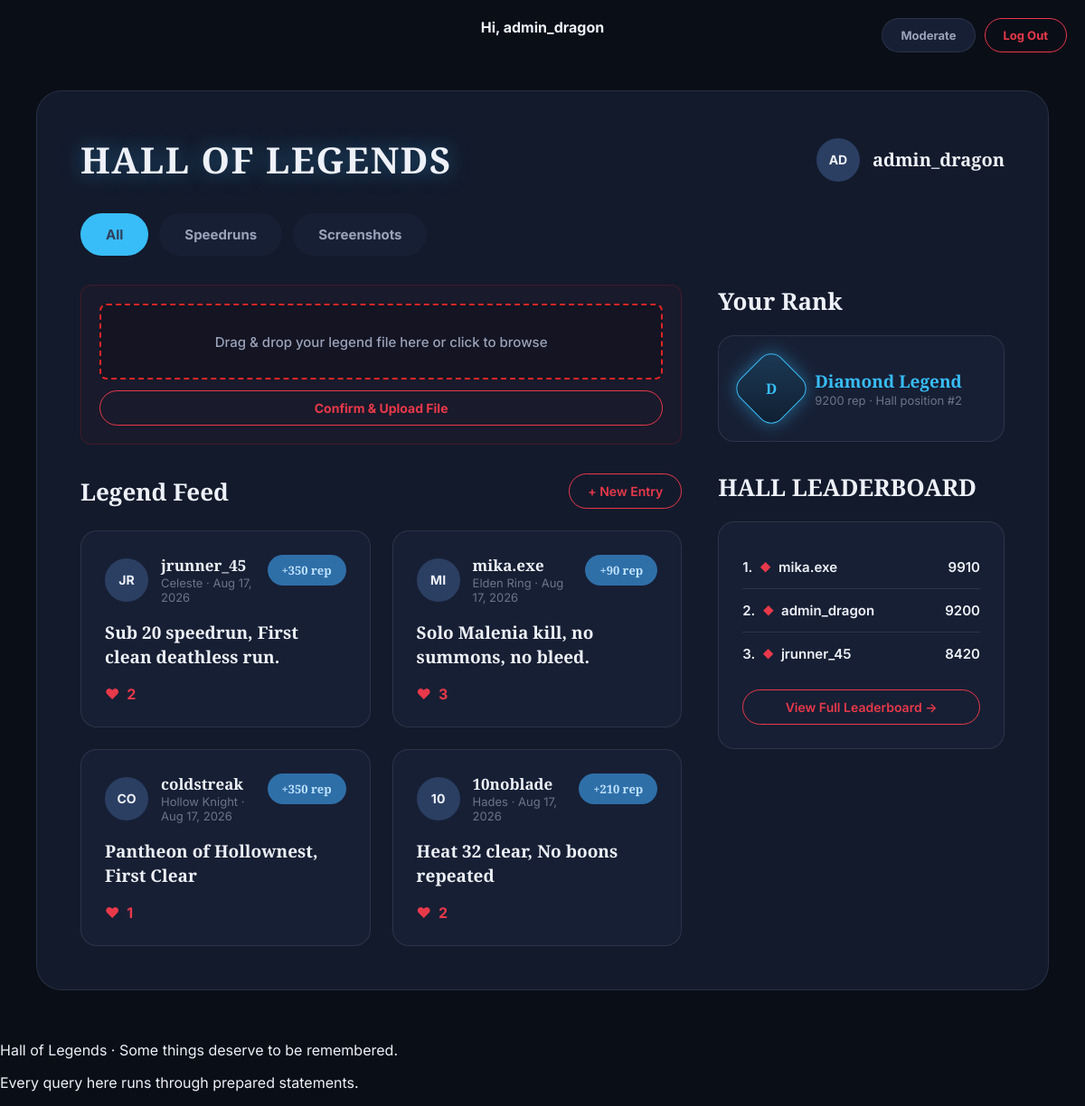
/index.php (signed in), run on the app's committed database.
### tables this page shows
CREATE TABLE users (
    user_id     INT AUTO_INCREMENT PRIMARY KEY,
    username    VARCHAR(50) NOT NULL UNIQUE,
    email       VARCHAR(100) NOT NULL UNIQUE,
    password    VARCHAR(255) NOT NULL,
    role        ENUM('user','admin') NOT NULL DEFAULT 'user',
    rep         INT NOT NULL DEFAULT 0,
    created_at  DATETIME DEFAULT CURRENT_TIMESTAMP
);

### includes/functions.php (called while the page is built, shortened)
<?php
function calculate_rank($rep) {
    if ($rep >= 8000) return 'Diamond Legend';
    return 'Bronze Legend';
}
function avatar_initials($username) {
    return strtoupper(substr($username, 0, 2));
}

### index.php (the view, shortened to what this page needs)
<?php
require __DIR__.'/config/db.php';
require __DIR__.'/includes/functions.php';
$filter = $_GET['filter'] ?? 'All';
$sql = 'SELECT * FROM entry_feed_view';
$sql .= ' ORDER BY created_at DESC LIMIT 50';
$entries = $conn->query($sql);
$stmt = $conn->prepare('SELECT username, rep, position FROM leaderboard_view WHERE user_id = ?');
$stmt->bind_param('i', $_SESSION['user_id']);
$stmt->execute();
$me = $stmt->get_result()->fetch_assoc();
$topThree = $conn->query('SELECT username, rep, position FROM leaderboard_view ORDER BY position ASC LIMIT 3');
require __DIR__.'/includes/header.php';
?>
<div class="hol-screen">
  <div class="hol-panel">
    <div class="hol-flex-between" style="margin-bottom:8px;">
      <h1 class="hol-glow-heading" style="font-size:40px;">HALL OF LEGENDS</h1>
      <div class="hol-entry-author">
        <div class="hol-avatar"><?php echo htmlspecialchars(avatar_initials($_SESSION['username'])); ?></div>
        <div class="hol-author-meta"><div class="name" style="font-size:20px;"><?php echo htmlspecialchars($_SESSION['username']); ?></div></div>
      </div>
    </div>
    <div class="hol-pill-tabs">
      <?php foreach (['All','Speedruns','Screenshots'] as $f): ?>
        <a href="index.php?filter=<?php echo urlencode($f); ?>" class="hol-pill-tab<?php echo $filter === $f ? ' is-active' : ''; ?>"><?php echo $f; ?></a>
      <?php endforeach; ?>
    </div>
    <div style="display:grid;grid-template-columns:2.1fr 1fr;gap:40px;">
      <div>
        <div style="background: rgba(220, 38, 38, 0.03); border: 1px solid rgba(220, 38, 38, 0.2); border-radius: 12px; padding: 20px; margin-bottom: 32px;">
          <form action="post.php" method="POST" enctype="multipart/form-data" data-confirm="Are you sure you want to upload this file to the Hall of Legends?">
            <div id="dropzone" style="border: 2px dashed #dc2626; border-radius: 8px; padding: 30px; text-align: center; cursor: pointer; background: rgba(0,0,0,0.2); transition: all 0.2s ease;">
              <span id="dropzone-label" style="color: var(--text-secondary); font-size: 15px; font-weight: 500;">
                Drag & drop your legend file here or click to browse
              </span>
            </div>
            <button type="submit" class="hol-btn-outline-red hol-btn" style="width: 100%; justify-content: center; margin-top: 12px; display: flex; font-weight: bold;">
              Confirm & Upload File
            </button>
          </form>
        </div>
        <div class="hol-flex-between" style="margin-bottom:24px;">
          <h2 class="hol-section-title">Legend Feed</h2>
          <a href="post.php" class="hol-btn-outline-red hol-btn">+ New Entry</a>
        </div>
        <div style="display:grid;grid-template-columns:1fr 1fr;gap:24px;">
          <?php while ($row = $entries->fetch_assoc()): ?>
            <a href="entry.php?id=<?php echo (int)$row['entry_id']; ?>" class="hol-entry-card">
              <div class="hol-entry-head">
                <div class="hol-entry-author">
                  <div class="hol-avatar"><?php echo htmlspecialchars(avatar_initials($row['username'])); ?></div>
                  <div class="hol-author-meta">
                    <div class="name"><?php echo htmlspecialchars($row['username']); ?></div>
                    <div class="sub"><?php echo htmlspecialchars($row['game']); ?> · <?php echo date('M j, Y', strtotime($row['created_at'])); ?></div>
                  </div>
                </div>
                <span class="hol-rep-badge">+<?php echo (int)$row['rep_awarded']; ?> rep</span>
              </div>
              <p class="hol-entry-title"><?php echo htmlspecialchars($row['title']); ?></p>
              <div class="hol-like-row">♥ <span><?php echo (int)$row['like_count']; ?></span></div>
            </a>
          <?php endwhile; ?>
        </div>
      </div>
      <div>
        <h2 class="hol-section-title" style="margin-bottom:20px;">Your Rank</h2>
        <div class="hol-rank-card" style="margin-bottom:32px;">
          <div class="hol-rank-head">
            <div class="hol-rank-badge"><span><?php echo htmlspecialchars(substr(calculate_rank($me['rep']),0,1)); ?></span></div>
            <div>
              <div class="title"><?php echo htmlspecialchars(calculate_rank($me['rep'])); ?></div>
              <div class="meta"><?php echo (int)$me['rep']; ?> rep · Hall position #<?php echo (int)$me['position']; ?></div>
            </div>
          </div>
        </div>
        <h2 class="hol-section-title" style="margin-bottom:20px;">HALL LEADERBOARD</h2>
        <div class="hol-rank-card">
          <?php while ($row = $topThree->fetch_assoc()): ?>
            <div class="hol-lb-row">
              <div class="hol-lb-rank"><?php echo (int)$row['position']; ?>. <span class="hol-lb-diamond">◆</span> <?php echo htmlspecialchars($row['username']); ?></div>
              <div class="hol-lb-score"><?php echo (int)$row['rep']; ?></div>
            </div>
          <?php endwhile; ?>
          <a href="leaderboard.php" class="hol-btn-outline-red hol-btn" style="width:100%;justify-content:center;margin-top:16px;display:flex;">View Full Leaderboard →</a>
        </div>
      </div>
    </div>
  </div>
</div>
<?php require __DIR__.'/includes/footer.php'; ?>

### data on the page
users: rep "D", rep "Diamond Legend", rep "9200", position "2", username "admin_dragon"
users: position "1", username "mika.exe", rep "9910"
users: position "3", username "jrunner_45", rep "8420"

### other printed values
$_SESSION['username'] "admin_dragon"
avatar_initials($_SESSION['username']) "AD"
$f "All"
$f "Speedruns"
$f "Screenshots"
avatar_initials($row['username']) "JR"
$row['username'] "jrunner_45"
$row['game'] "Celeste"
date('M j, Y', strtotime($row['created_at'])) "Aug 17, 2026"
$row['rep_awarded'] "350"
$row['title'] "Sub 20 speedrun, First clean deathless run."
$row['like_count'] "2"
avatar_initials($row['username']) "MI"
$row['username'] "mika.exe"
$row['game'] "Elden Ring"
